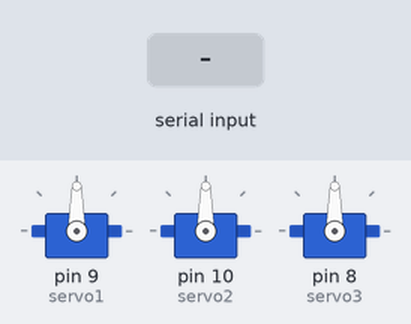
Recording of a sketch running on a simulated Arduino Uno, built with avr-gcc and run on an emulated ATmega328P. On the bench: 3 × servo. Inputs (shaded band) come from the test bench.

Above: at 1.2 s.
1.3 s: "90,45,200\n" received over Serial
At 2.1 s:
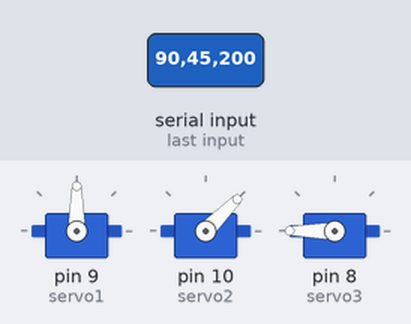
2.8 s: "30,150,10\n" received over Serial
At 3.3 s:
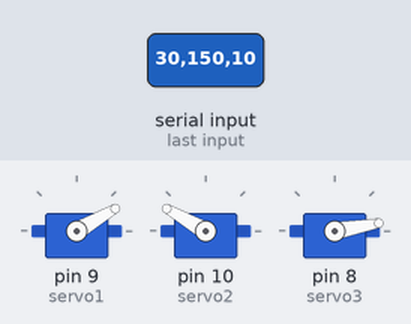
4.3 s: "1,90,45\n" received over Serial
At 5.5 s:
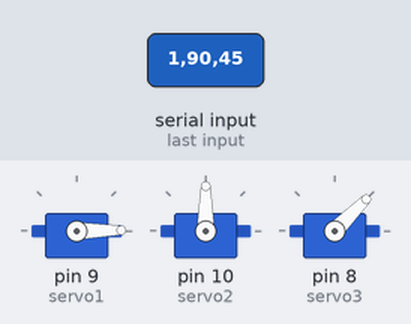
Timing chart, 0 to 7.3 s (numbered marks = the images above; inputs shaded):
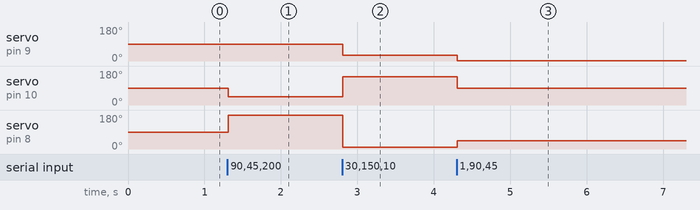

The sketch:

prueba1ardu.ino
```cpp
#include <Servo.h>

Servo servo1;
Servo servo2;
Servo servo3;

void setup() {
  Serial.begin(9600);
  servo1.attach(9);  // Ajusta pins según tu conexión
  servo2.attach(10);
  servo3.attach(8);
}

void loop() {
  if (Serial.available()) {
    String data = Serial.readStringUntil('\n');  // Leer línea serial
    int values[3] = {90, 90, 90}; // Valores por defecto

    int index1 = data.indexOf(',');
    int index2 = data.lastIndexOf(',');

    if (index1 > 0 && index2 > index1) {
      String s1 = data.substring(0, index1);
      String s2 = data.substring(index1 + 1, index2);
      String s3 = data.substring(index2 + 1);

      values[0] = s1.toInt();
      values[1] = s2.toInt();
      values[2] = s3.toInt();

      // Limitar valores a 0-180 grados para seguridad
      for (int i = 0; i < 3; i++) {
        if (values[i] < 0) values[i] = 0;
        if (values[i] > 180) values[i] = 180;
      }

      servo1.write(values[0]);
      servo2.write(values[1]);
      servo3.write(values[2]);
    }
  }
}
```

Measured:
- after the input at 1.3 s, servo on pin 10 (servo2): 90° → 45° at once; servo on pin 8 (servo3): 90° → 180° at once
- after the input at 2.8 s, servo on pin 9 (servo1): 90° → 30° at once; servo on pin 10 (servo2): 45° → 150° at once; servo on pin 8 (servo3): 180° → 10° at once
- after the input at 4.3 s, servo on pin 9 (servo1): 30° → 1° at once; servo on pin 10 (servo2): 150° → 90° at once; servo on pin 8 (servo3): 10° → 45° at once
